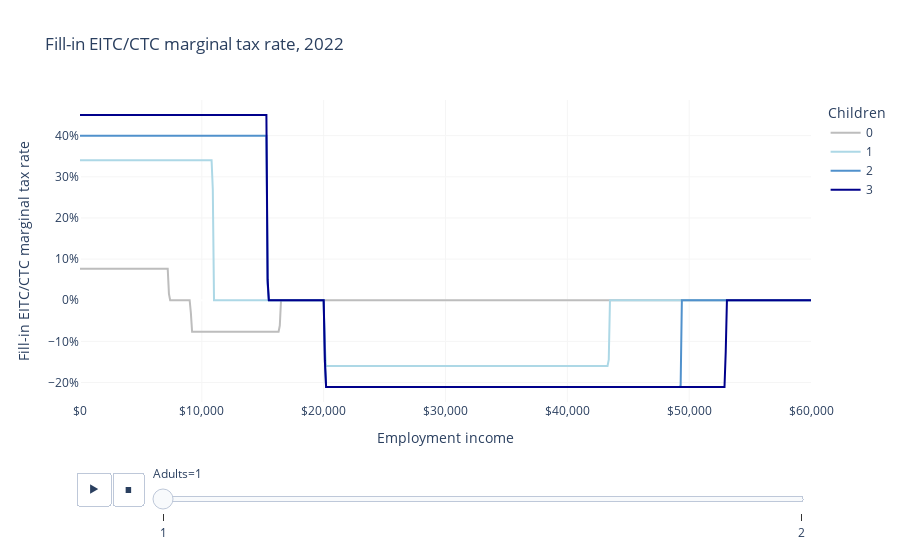

Write notebook code for a chart like this one.
### Markdown cell above
The EITC has marginal tax rates ranging from -45% to +21%, depending on the household structure and income.

### Code cell
fig = px.line(
    df,
    "employment_income",
    "mtr",
    color="children",
    animation_frame="adults",
    labels=LABELS,
    title="Fill-in EITC/CTC marginal tax rate, 2022",
    color_discrete_map=COLOR_MAP,
)
fig.update_layout(
    xaxis_tickformat="$,",
    yaxis_tickformat=".0%",
    plot_bgcolor="white",
    xaxis_gridcolor=LIGHT_GRAY,
    yaxis_gridcolor=LIGHT_GRAY,
)
fig.show()

### Figure 1 — Plotly figure (JSON) as saved in the notebook; plotly's stock layout.template omitted (floating-point values rounded to 4 significant figures; data arrays with more than 128 entries replaced by an {"elided": "..."} marker saying what was removed)
{"data": [{"hovertemplate": "Children=0<br>Adults=1<br>Employment income=%{x}<br>Fill-in EITC/CTC marginal tax rate=%{y}<extra></extra>", "legendgroup": "0", "line": {"color": "#BDBDBD", "dash": "solid"}, "marker": {"symbol": "circle"}, "mode": "lines", "name": "0", "orientation": "v", "showlegend": true, "type": "scatter", "x": {"elided": "601 int values"}, "xaxis": "x", "y": {"elided": "601 float values"}, "yaxis": "y"}, {"hovertemplate": "Children=1<br>Adults=1<br>Employment income=%{x}<br>Fill-in EITC/CTC marginal tax rate=%{y}<extra></extra>", "legendgroup": "1", "line": {"color": "lightblue", "dash": "solid"}, "marker": {"symbol": "circle"}, "mode": "lines", "name": "1", "orientation": "v", "showlegend": true, "type": "scatter", "x": {"elided": "601 int values"}, "xaxis": "x", "y": {"elided": "601 float values"}, "yaxis": "y"}, {"hovertemplate": "Children=2<br>Adults=1<br>Employment income=%{x}<br>Fill-in EITC/CTC marginal tax rate=%{y}<extra></extra>", "legendgroup": "2", "line": {"color": "#5091cc", "dash": "solid"}, "marker": {"symbol": "circle"}, "mode": "lines", "name": "2", "orientation": "v", "showlegend": true, "type": "scatter", "x": {"elided": "601 int values"}, "xaxis": "x", "y": {"elided": "601 float values"}, "yaxis": "y"}, {"hovertemplate": "Children=3<br>Adults=1<br>Employment income=%{x}<br>Fill-in EITC/CTC marginal tax rate=%{y}<extra></extra>", "legendgroup": "3", "line": {"color": "darkblue", "dash": "solid"}, "marker": {"symbol": "circle"}, "mode": "lines", "name": "3", "orientation": "v", "showlegend": true, "type": "scatter", "x": {"elided": "601 int values"}, "xaxis": "x", "y": {"elided": "601 float values"}, "yaxis": "y"}], "layout": {"legend": {"title": {"text": "Children"}, "tracegroupgap": 0}, "plot_bgcolor": "white", "sliders": [{"active": 0, "currentvalue": {"prefix": "Adults="}, "len": 0.9, "pad": {"b": 10, "t": 60}, "steps": [{"args": [["1"], {"frame": {"duration": 0, "redraw": false}, "fromcurrent": true, "mode": "immediate", "transition": {"duration": 0, "easing": "linear"}}], "label": "1", "method": "animate"}, {"args": [["2"], {"frame": {"duration": 0, "redraw": false}, "fromcurrent": true, "mode": "immediate", "transition": {"duration": 0, "easing": "linear"}}], "label": "2", "method": "animate"}], "x": 0.1, "xanchor": "left", "y": 0, "yanchor": "top"}], "title": {"text": "Fill-in EITC/CTC marginal tax rate, 2022"}, "updatemenus": [{"buttons": [{"args": [null, {"frame": {"duration": 500, "redraw": false}, "fromcurrent": true, "mode": "immediate", "transition": {"duration": 500, "easing": "linear"}}], "label": "&#9654;", "method": "animate"}, {"args": [[null], {"frame": {"duration": 0, "redraw": false}, "fromcurrent": true, "mode": "immediate", "transition": {"duration": 0, "easing": "linear"}}], "label": "&#9724;", "method": "animate"}], "direction": "left", "pad": {"r": 10, "t": 70}, "showactive": false, "type": "buttons", "x": 0.1, "xanchor": "right", "y": 0, "yanchor": "top"}], "xaxis": {"anchor": "y", "domain": [0, 1], "gridcolor": "#F5F5F5", "tickformat": "$,", "title": {"text": "Employment income"}}, "yaxis": {"anchor": "x", "domain": [0, 1], "gridcolor": "#F5F5F5", "tickformat": ".0%", "title": {"text": "Fill-in EITC/CTC marginal tax rate"}}}}
